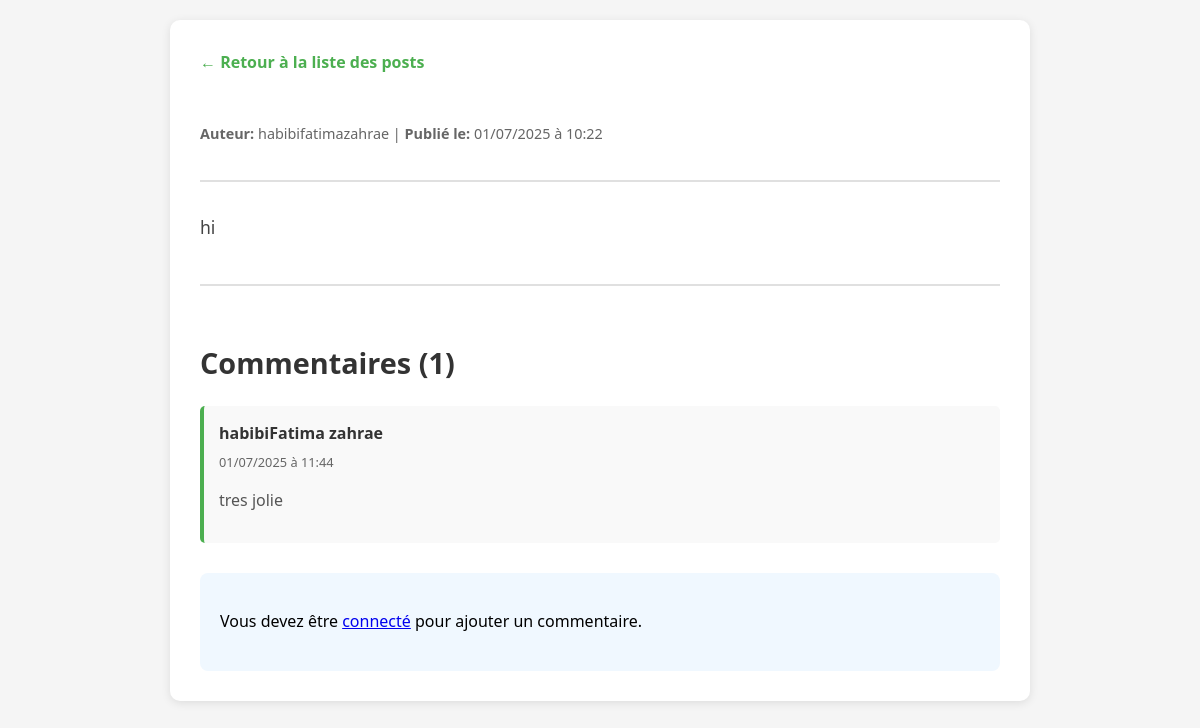
The app's page /post/2/ with its own data.
### posts/models.py (models this page shows, shortened)
class Post(models.Model):
    author = models.ForeignKey(User, on_delete=models.CASCADE, related_name='posts')
    content = models.TextField()
    image = models.ImageField(upload_to='post_images/', blank=True, null=True)
    created_at = models.DateTimeField(auto_now_add=True)
    likes = models.ManyToManyField(User, related_name='liked_posts', blank=True)  # <-- ajouté ici

class Comment(models.Model):
    post = models.ForeignKey(Post, on_delete=models.CASCADE, related_name='comments')
    author = models.ForeignKey(User, on_delete=models.CASCADE)
    content = models.TextField()
    created_at = models.DateTimeField(auto_now_add=True)

### posts/views.py (the view)
# urls.py: path('post/<int:post_id>/', views.post_detail, name='post_detail'),
def post_detail(request, post_id):
    post = get_object_or_404(Post, id=post_id)
    return render(request, 'posts/post_detail.html', {'post': post})

### templates/posts/post_detail.html (shortened to what this page needs)
<!DOCTYPE html>
<html lang="fr">
<head>
</head>
<body>
    <div class="container">
        <a href="{% url 'post_list' %}" class="back-link">← Retour à la liste des posts</a>
        <div class="post-header">
            <div class="post-meta">
                <strong>Auteur:</strong> {{ post.author.username }} |
                <strong>Publié le:</strong> {{ post.created_at|date:"d/m/Y à H:i" }}
            </div>
        </div>
        <div class="post-content">
            {{ post.content|linebreaks }}
        </div>
        <div class="comments-section">
            <h2 class="comments-title">
                Commentaires ({{ post.comments.count }})
            </h2>
            {% if post.comments.all %}
                {% for comment in post.comments.all %}
                <div class="comment">
                    <div class="comment-author">{{ comment.author.username }}</div>
                    <div class="comment-date">{{ comment.created_at|date:"d/m/Y à H:i" }}</div>
                    <div class="comment-content">{{ comment.content|linebreaks }}</div>
                </div>
                {% endfor %}
            {% else %}
                <div class="no-comments">
                    Aucun commentaire pour le moment. Soyez le premier à commenter !
                </div>
            {% endif %}
            {% if user.is_authenticated %}
            <div class="comment-form">
                <h3>Ajouter un commentaire</h3>
                <form method="post" action="{% url 'add_comment' post.id %}">
                    {% csrf_token %}
                    <div class="form-group">
                        <label for="content">Votre commentaire :</label>
                        <textarea name="content" id="content" placeholder="Écrivez votre commentaire ici..." required></textarea>
                    </div>
                    <button type="submit" class="btn">Publier le commentaire</button>
                </form>
            </div>
            {% else %}
            <div class="comment-form">
                <p>Vous devez être <a href="{% url 'login' %}">connecté</a> pour ajouter un commentaire.</p>
            </div>
            {% endif %}
        </div>
    </div>
</body>
</html>

### templates/posts/post_detail.html (style rules this page uses)
body { font-family: 'Segoe UI', Tahoma, Geneva, Verdana, sans-serif; line-height: 1.6; margin: 0; padding: 20px; background-color: #f5f5f5; }
.container { max-width: 800px; margin: 0 auto; background-color: white; padding: 30px; border-radius: 10px; box-shadow: 0 2px 10px rgba(0,0,0,0.1); }
.post-header { border-bottom: 2px solid #e0e0e0; padding-bottom: 20px; margin-bottom: 30px; }
.post-meta { color: #666; font-size: 0.9em; margin-bottom: 15px; }
.post-content { font-size: 1.1em; line-height: 1.8; color: #444; margin-bottom: 40px; }
.comments-section { border-top: 2px solid #e0e0e0; padding-top: 30px; }
.comments-title { color: #333; font-size: 1.8em; margin-bottom: 20px; }
.comment { background-color: #f9f9f9; border-left: 4px solid #4CAF50; padding: 15px; margin-bottom: 15px; border-radius: 5px; }
.comment-author { font-weight: bold; color: #333; margin-bottom: 5px; }
.comment-date { color: #666; font-size: 0.8em; margin-bottom: 10px; }
.comment-content { color: #555; line-height: 1.5; }
.comment-form { background-color: #f0f8ff; padding: 20px; border-radius: 8px; margin-top: 30px; }
.back-link { display: inline-block; margin-bottom: 20px; color: #4CAF50; text-decoration: none; font-weight: bold; }

### records on screen
Post: author.username "habibifatimazahrae", created_at "01/07/2025 à 10:22", content "hi", comments.count "1"
Comment: author.username "habibiFatima zahrae", created_at "01/07/2025 à 11:44", content "tres jolie"
